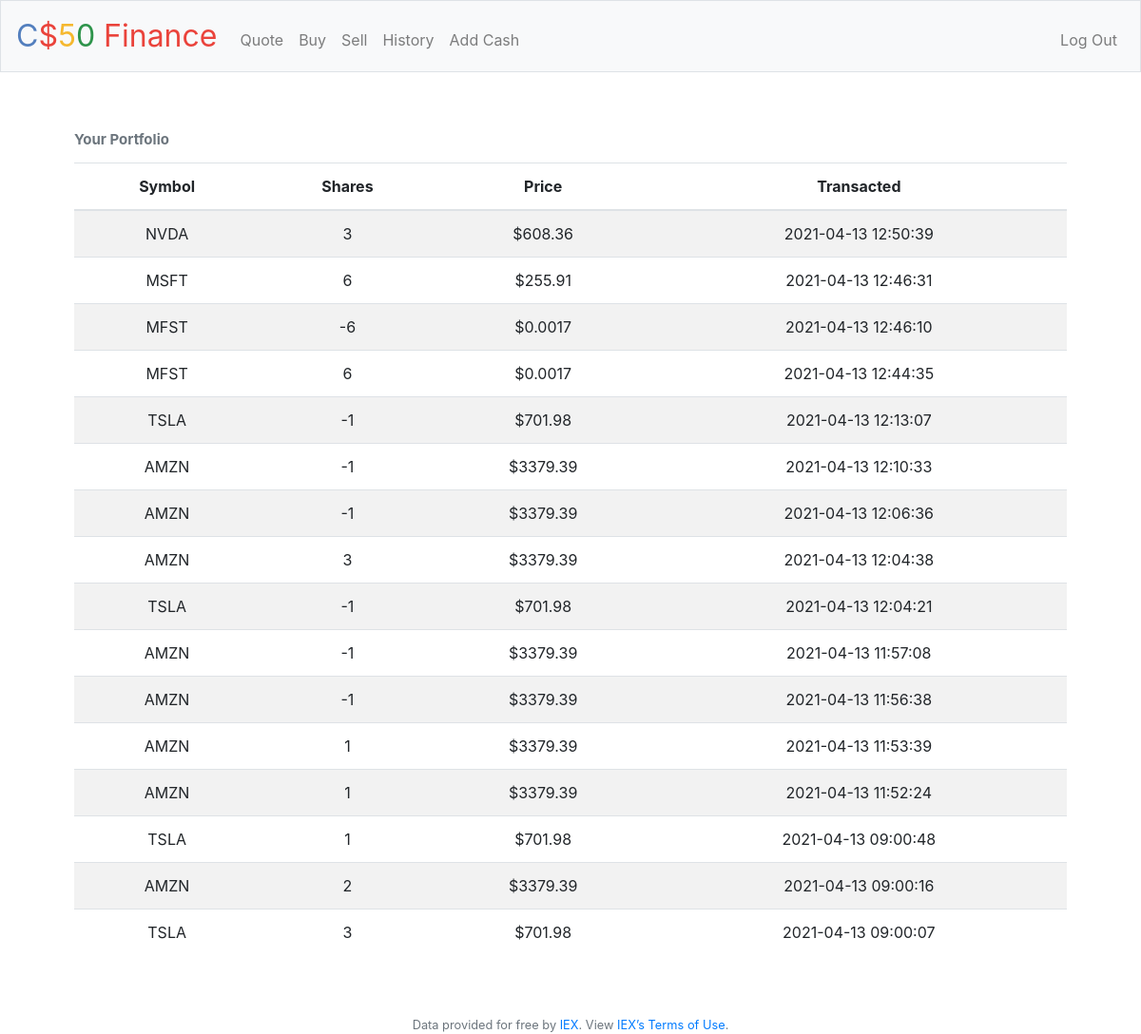
Screenshot of /history (signed in) with the database file from the repository.
### tables this page shows
CREATE TABLE 'transactions' (
id INTEGER PRIMARY KEY AUTOINCREMENT NOT NULL, 
user_id INTEGER NOT NULL,
symbol TEXT NOT NULL,
shares INTEGER NOT NULL,'price' NUMERIC NOT NULL,
transacted TIMESTAMP DEFAULT CURRENT_TIMESTAMP NOT NULL,
FOREIGN KEY(user_id) REFERENCES users(id)
);

### application.py (the view)
@app.route("/history")
@login_required
def history():
    portfolio = db.execute("""
    SELECT symbol, shares, price, transacted
    FROM transactions
    WHERE user_id = :user_id
    ORDER BY transacted DESC;
    """, user_id=session["user_id"])
    if not portfolio:
        return apology("Sorry, you have no transaction records")
    return render_template("history.html", portfolio=portfolio)

### application.py (called while the page is built)
@app.after_request
def after_request(response):
    response.headers["Cache-Control"] = "no-cache, no-store, must-revalidate"
    response.headers["Expires"] = 0
    response.headers["Pragma"] = "no-cache"
    return response

### helpers.py (called while the page is built)
def login_required(f):
    @wraps(f)
    def decorated_function(*args, **kwargs):
        if session.get("user_id") is None:
            return redirect("/login")
        return f(*args, **kwargs)
    return decorated_function

### templates/history.html (shortened to what this page needs)
{% extends "layout.html" %}
{% block main %}
    <table class="table table-striped">
        <caption style="font-weight: Bold; font-size: 15px; caption-side: top" >Your Portfolio</caption>
        <thead>
            <tr>
                <th>Symbol</th>
                <th>Shares</th>
                <th>Price</th>
                <th>Transacted</th>
            </tr>
        </thead>
        <tbody>
            {% for row in portfolio %}
            <tr>
                <td>{{row["symbol"]}}</td>
                <td>{{row["shares"]}}</td>
                <td>${{row["price"]}}</td>
                <td>{{row["transacted"]}}</td>
            </tr>
            {% endfor %}
        </tbody>
    </table>
{% endblock %}

### templates/layout.html (shortened to what this page needs)
<!DOCTYPE html>
<html lang="en">
    <head>
        <link rel="stylesheet" href="https://cdn.jsdelivr.net/npm/bootstrap@4.5.3/dist/css/bootstrap.min.css">
        <link href="/static/styles.css" rel="stylesheet">
    </head>
    <body>
        <nav class="navbar navbar-expand-md navbar-light bg-light border">
            <a class="navbar-brand" href="/"><span class="blue">C</span><span class="red">$</span><span class="yellow">5</span><span class="green">0</span> <span class="red">Finance</span></a>
            <div class="collapse navbar-collapse" id="navbar">
                {% if session.user_id %}
                    <ul class="navbar-nav mr-auto mt-2">
                        <li class="nav-item"><a class="nav-link" href="/quote">Quote</a></li>
                        <li class="nav-item"><a class="nav-link" href="/buy">Buy</a></li>
                        <li class="nav-item"><a class="nav-link" href="/sell">Sell</a></li>
                        <li class="nav-item"><a class="nav-link" href="/history">History</a></li>
                        <li class="nav-item"><a class="nav-link" href="/add_cash">Add Cash</a></li>
                    </ul>
                    <ul class="navbar-nav ml-auto mt-2">
                        <li class="nav-item"><a class="nav-link" href="/logout">Log Out</a></li>
                    </ul>
                {% else %}
                    <ul class="navbar-nav ml-auto mt-2">
                        <li class="nav-item"><a class="nav-link" href="/register">Register</a></li>
                        <li class="nav-item"><a class="nav-link" href="/login">Log In</a></li>
                    </ul>
                {% endif %}
            </div>
        </nav>
        <main class="container p-5">
            {% block main %}{% endblock %}
        </main>
        <footer class="small text-center text-muted">
            Data provided for free by <a href="https://iextrading.com/developer">IEX</a>. View <a href="https://iextrading.com/api-exhibit-a/">IEX’s Terms of Use</a>.
        </footer>
    </body>
</html>

### static/styles.css (style rules this page uses)
nav .navbar-brand { font-size: xx-large; }
nav .navbar-brand .blue { color: #537fbe; }
nav .navbar-brand .red { color: #ea433b; }
nav .navbar-brand .yellow { color: #f5b82e; }
nav .navbar-brand .green { color: #2e944b; }
main { overflow-x: auto; text-align: center; }

### rows the page displays
transactions: symbol "NVDA", shares "3", price "608.36", transacted "2021-04-13 12:50:39"
transactions: symbol "MSFT", shares "6", price "255.91", transacted "2021-04-13 12:46:31"
transactions: symbol "MFST", shares "-6", price "0.0017", transacted "2021-04-13 12:46:10"
transactions: symbol "MFST", shares "6", price "0.0017", transacted "2021-04-13 12:44:35"
transactions: symbol "TSLA", shares "-1", price "701.98", transacted "2021-04-13 12:13:07"
transactions: symbol "AMZN", shares "-1", price "3379.39", transacted "2021-04-13 12:10:33"
transactions: symbol "AMZN", shares "-1", price "3379.39", transacted "2021-04-13 12:06:36"
transactions: symbol "AMZN", shares "3", price "3379.39", transacted "2021-04-13 12:04:38"
transactions: symbol "TSLA", shares "-1", price "701.98", transacted "2021-04-13 12:04:21"
transactions: symbol "AMZN", shares "-1", price "3379.39", transacted "2021-04-13 11:57:08"
transactions: symbol "AMZN", shares "-1", price "3379.39", transacted "2021-04-13 11:56:38"
transactions: symbol "AMZN", shares "1", price "3379.39", transacted "2021-04-13 11:53:39"
transactions: symbol "AMZN", shares "1", price "3379.39", transacted "2021-04-13 11:52:24"
transactions: symbol "TSLA", shares "1", price "701.98", transacted "2021-04-13 09:00:48"
transactions: symbol "AMZN", shares "2", price "3379.39", transacted "2021-04-13 09:00:16"
transactions: symbol "TSLA", shares "3", price "701.98", transacted "2021-04-13 09:00:07"
